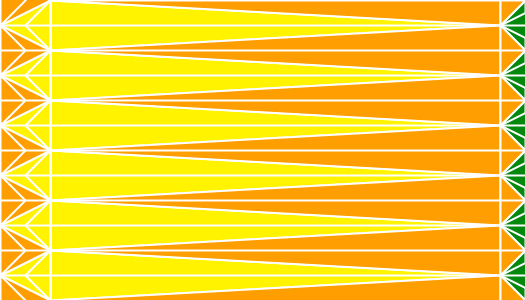
Frame 1 (no input)
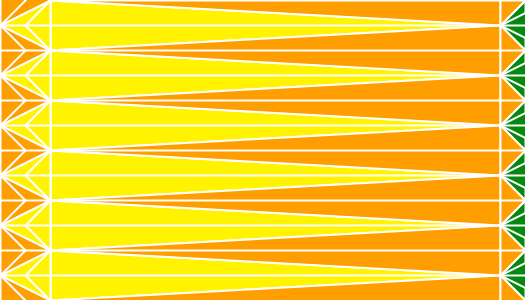
Frame 60 (the mouse pressed at the canvas centre just before this capture)
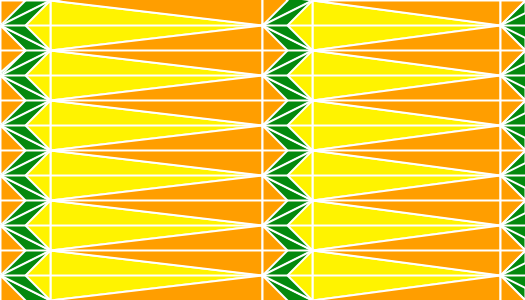
Frame 120 (the mouse held since frame 60 and released just before this capture)

The Processing sketch that drew these frames (run headless with seeded random() and noise(); from frame 60 on, the mouse is pressed at the canvas centre):

// Processing sketch: processing_28482
// ── processing_28482.pde

void setup(){
  size(525,300);
  background(255);
  stroke(255);
}
 
void draw(){
  strokeWeight(2);
  
  //green bases
 fill(4,137,14);
    triangle(0,0,0,25,50,0);
    triangle( 0,25,0,75,50,50);
    triangle(0,75,0,125,50,100);
    triangle(0,125,0,175,50,150);
    triangle(0,175,0,225,50,200);
    triangle(0,225,0,275,50,250);
    triangle(0,275,0,325,50,300);
    
 
   triangle(0,25,0,75,25,50);
   //orange bases
fill(255,158,0);
   triangle(0,0,0,25,25,0);
   triangle(0,25,0,72,25,50);
   triangle(0,75,0,125,25,100);
   triangle(0,125,0,175,25,150);
   triangle(0,175,0,225,25,200);
   triangle(0,225,0,275,25,250);
   triangle(0,275,0,325,25,300);
     
   //green//
fill(4,137,14);
 
        
   triangle(mouseX,-7,mouseX,25,mouseX+50,0);
        triangle(mouseX,25,mouseX,75,mouseX+50,50);
        triangle(mouseX,75,mouseX,125,mouseX+50,100);
        triangle(mouseX,125,mouseX,175,mouseX+50,150);
        triangle(mouseX,175,mouseX,225,mouseX+50,200);
        triangle(mouseX,225,mouseX,275,mouseX+50,250);
        triangle(mouseX,275,mouseX,325,mouseX+50,300);       

triangle(50,0,    0,25,     50,50);
triangle(mouseX,25, mouseX+50,0, mouseX+50,50);
 
triangle(50,50,   0,75,     50,100);
triangle(mouseX,75, mouseX+50,50,mouseX+50,100);

triangle(50,100,  0,125,    50,150);
triangle(mouseX,125, mouseX+50, 100, mouseX+50,150);

triangle(50,150,  0,175,    50,200);
triangle(mouseX,175,  mouseX+50,150,  mouseX+50,200);

triangle(50,200,  0,225,  50,250);
triangle(mouseX, 225,  mouseX+50,200,  mouseX+50,250);

triangle(50,250,  0,275,  50,300);
triangle(mouseX,275,  mouseX+50,250,  mouseX+50,300);

triangle(500,25,525,0,525,50);
triangle(500,25,550,0,550,50);
triangle(500,75,525,50,525,100);
triangle(500,75,550,50,550,100);
triangle(500,125,525,100,525,150);
triangle(500,125,550,100,550,150);
triangle(500,175,525,150,525,200);
triangle(500,175,550,150,550,200);
triangle(500,225,525,200,525,250);
triangle(500,225,550,200,550,250);
triangle(500,275,525,250,525,300);
triangle(500,275,550,250,550,300);

    

//yellow\\
fill(255,243,0);
  triangle(50,0,     50,50,   mouseX,25);
  triangle(mouseX+50,0,mouseX+50,50,500,25);
   
  triangle(50,50,    50,100,  mouseX,75);
  triangle(mouseX+50,50, mouseX+50,100, 500,75);
   
  triangle(50,100,   50,150,  mouseX,125);
  triangle(mouseX+50,100,mouseX+50,150,500,125);
  
  triangle(50,150,  50,200,  mouseX,175);
  triangle(mouseX+50,150, mouseX+50,200,500,175);
  
  triangle(50,200,  50,250,  mouseX,225);
  triangle(mouseX+50,200,  mouseX+50,250, 500,225);
  
  triangle(50,250,  50,300,  mouseX,275);
  triangle(mouseX+50,250,  mouseX+50,300,  500,275);

  triangle(50,0,25,25,50,50);
  triangle(mouseX+50,0,mouseX+25,25,mouseX+50,50);
  triangle(50,50,25,75,50,100);
  triangle(mouseX+50,50,mouseX+25,75,mouseX+50,100);
  triangle(50,100,25,125,50,150);
  triangle(mouseX+50,100,mouseX+25,125,mouseX+50,150);
  triangle(50,150,25,175,50,200);
  triangle(mouseX+50,150,mouseX+25,175,mouseX+50,200);
  triangle(50,200,25,225,50,250);
  triangle(mouseX+50,200,mouseX+25,225,mouseX+50,250);
  triangle(50,250,25,275,50,300);
  triangle(mouseX+50,250,mouseX+25,275,mouseX+50,300);
  
  
  //orange
        fill(255,158,0);
        
        triangle(50,0,   mouseX,-25,  mouseX,25);
        triangle(50,50,  mouseX,25,  mouseX,75);
        triangle(50,100, mouseX,75,  mouseX,125);
        triangle(50,150,  mouseX,125,  mouseX,175);
        triangle(50,200,  mouseX,175,  mouseX,225);
        triangle(50,250,  mouseX,225,  mouseX,275);
        triangle(50,300,  mouseX,275,  mouseX,325);
 
        
        triangle(mouseX,-25, mouseX,25,mouseX+25,0);
        triangle(mouseX,25, mouseX,75, mouseX+25,50);
        triangle(mouseX,75,mouseX,125, mouseX+25,100);
        triangle(mouseX,125,mouseX,175,mouseX+25,150);
        triangle(mouseX,175,mouseX,225,mouseX+25,200);
        triangle(mouseX,225,mouseX,275,mouseX+25,250); 
        triangle(mouseX,275,mouseX,325,mouseX+25,300);
 
  triangle(mouseX+50,0,500,0,500,25);
triangle(mouseX+50,50,500,25,500,75);
triangle(mouseX+50,100,500,75,500,125);
triangle(mouseX+50,150,500,125,500,175);
triangle(mouseX+50,200,500,175,500,225);
triangle(mouseX+50,250,500,225,500,275);
triangle(mouseX+50,300,500,275,500,325);
       
triangle(500,0,500,25,525,0);
triangle(500,25,500,75,525,50);
triangle(500,75,500,125,525,100);
triangle(500,125,500,175,525,150);
triangle(500,175,500,225,525,200);
triangle(500,225,500,275,525,250);
triangle(500,275,500,325,525,300);



 line(0,25,525,25);
 line(0,75,525,75);
 line(0,125,525,125);
 line(0,175,525,175);
 line(0,225,525,225);
 line(0,275,525,275);
 line (0,50,525,50);
 line (0,100,525,100);
 line(0,150,525,150);
 line(0,200,525,200);
 line(0,250,525,250);
 
}
